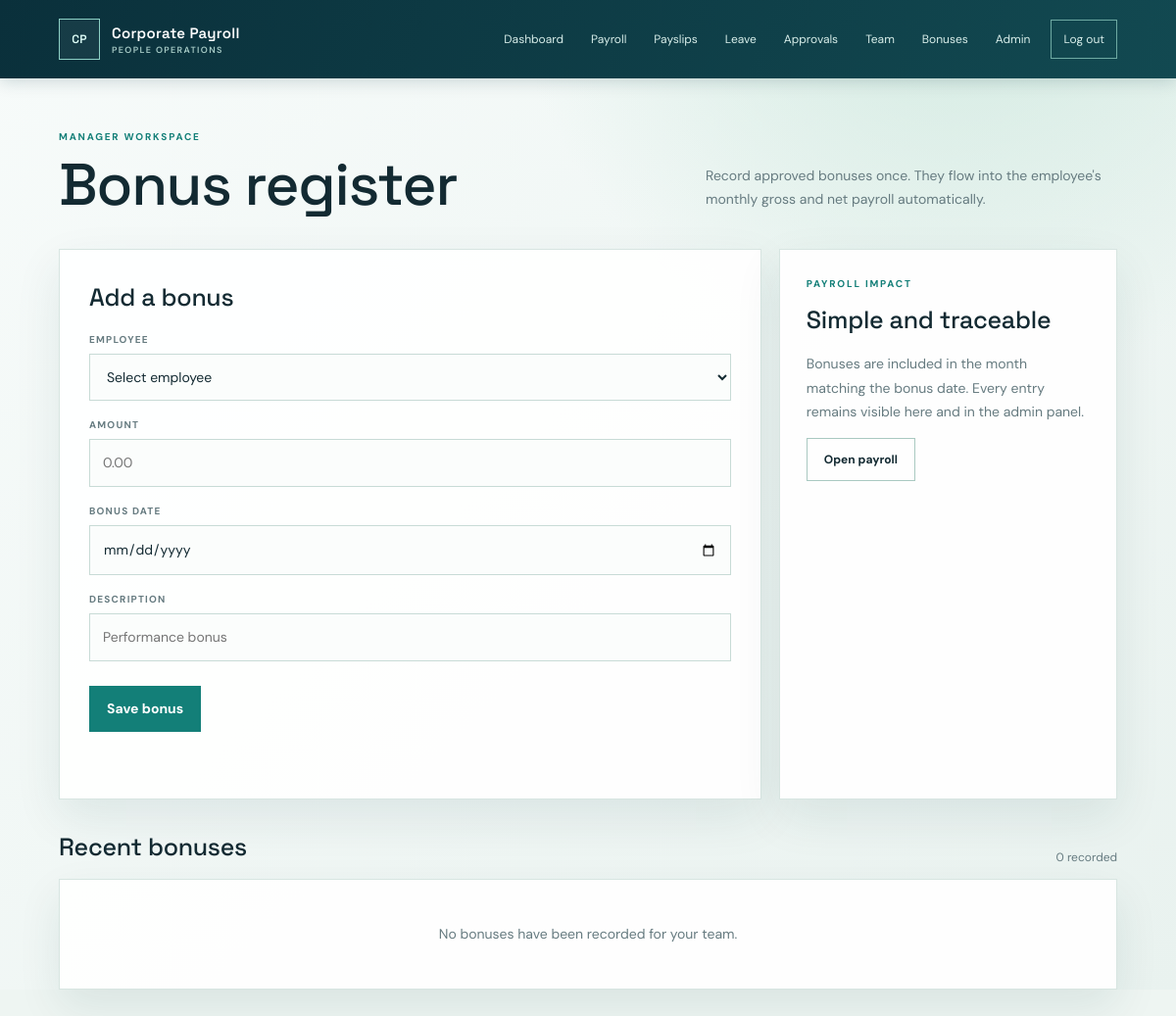
Before: /manager/bonuses/ (signed in) with the older database file.
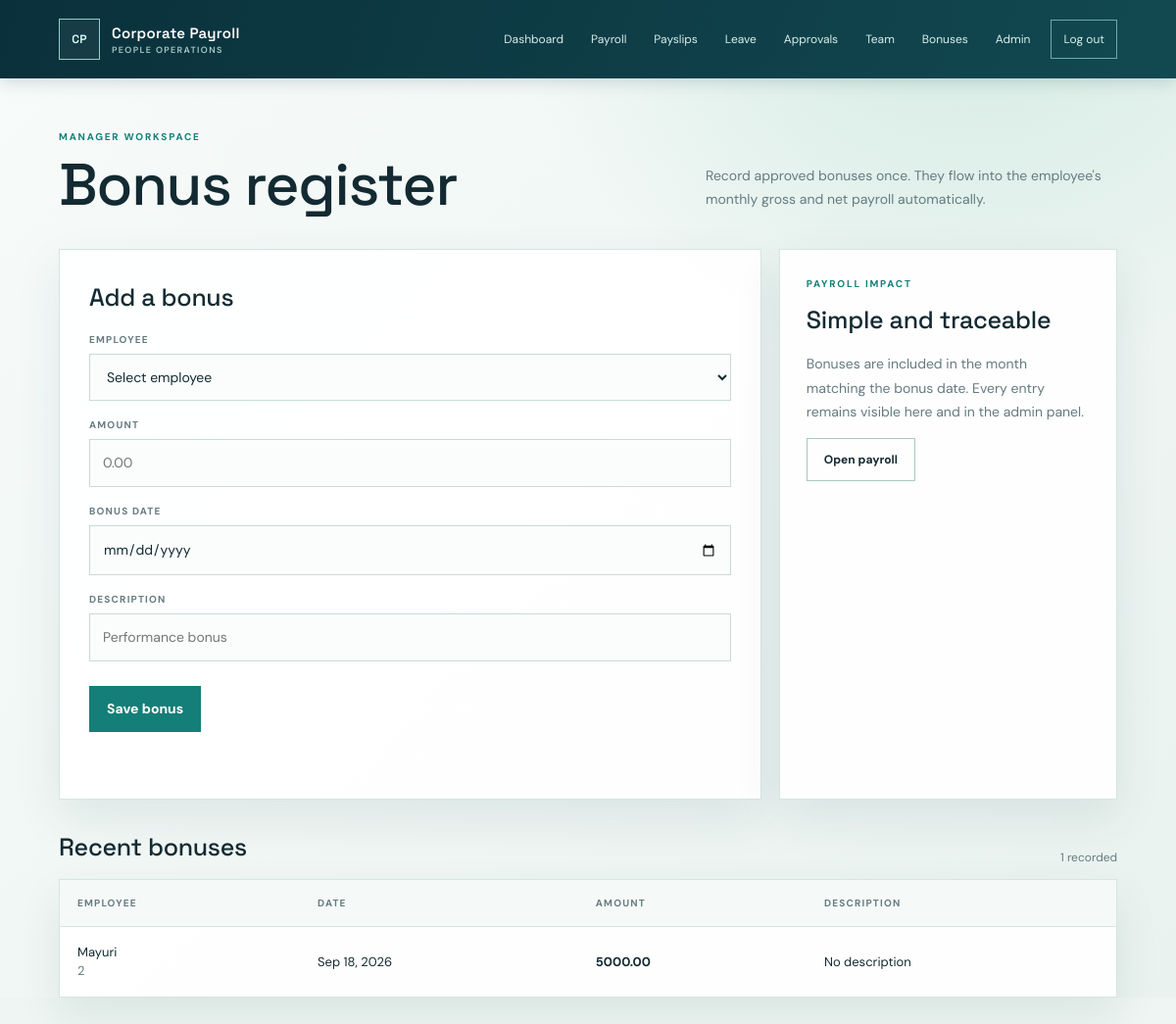
After: the same page with the newer database file.
### payroll/models.py (models this page shows, shortened)
class Bonus(models.Model):
    employee = models.ForeignKey(
        Employee,
        on_delete=models.CASCADE,
        related_name="bonuses"
    )
    amount = models.DecimalField(max_digits=12, decimal_places=2)
    bonus_date = models.DateField()
    description = models.CharField(max_length=255, blank=True)
    class Meta:
        ordering = ["bonus_date", "id"]

class Employee(models.Model):#table stores emp info
    employee_id = models.CharField(
        max_length=20,
        unique=True
    )
    full_name = models.CharField(max_length=150)
    email = models.EmailField(unique=True)
    department = models.ForeignKey(  # 1 dep can have many employees, but each employee belongs to one department.
        Department,
        on_delete=models.PROTECT,
        related_name="employees"
    )
    salary_band = models.ForeignKey(
        SalaryBand,
        on_delete=models.PROTECT,
        related_name="employees"
    )
    base_salary = models.DecimalField(
        max_digits=12,
        decimal_places=2,
        null=True,
        blank=True,
        help_text="Annual base salary in INR. Defaults to the salary band minimum when blank."
    )
    manager = models.ForeignKey(
        "self",
        on_delete=models.SET_NULL,
        null=True,
        blank=True,
        related_name="team_members"
    )
    joining_date = models.DateField()
    is_active = models.BooleanField(default=True)

### payroll/views.py (the view, shortened to what this page needs)
# urls.py: path("manager/bonuses/", manage_bonuses, name="manage_bonuses"),
@login_required(login_url="manager_login")
def manage_bonuses(request):
    manager = Employee.objects.filter(
        email=request.user.email,
        is_active=True,
    ).first()
    if not manager or not manager.team_members.filter(is_active=True).exists():
        return HttpResponseForbidden("Only managers can manage team bonuses.")
    employees = manager.team_members.filter(is_active=True)
    error = None
    bonuses = Bonus.objects.filter(employee__in=employees).select_related(
        "employee"
    ).order_by("-bonus_date", "-id")
    return render(request, "manage_bonuses.html", {
        "manager": manager,
        "employees": employees,
        "bonuses": bonuses,
        "error": error,
    })

### payroll/templates/manage_bonuses.html (shortened to what this page needs)
{% extends "base.html" %}
{% block content %}<main class="shell"><div class="page-head"><div><p class="eyebrow">Manager workspace</p><h1>Bonus register</h1></div><p class="lede">Record approved bonuses once. They flow into the employee's monthly gross and net payroll automatically.</p></div><div class="grid two"><section class="panel pad form-panel" style="max-width:none"><h2>Add a bonus</h2>{% if error %}<p class="error">{{ error }}</p>{% endif %}<form method="post">{% csrf_token %}<label for="employee">Employee</label><select id="employee" name="employee_id" required><option value="">Select employee</option>{% for employee in employees %}<option value="{{ employee.employee_id }}">{{ employee.employee_id }} - {{ employee.full_name }}</option>{% endfor %}</select><label for="amount">Amount</label><input id="amount" name="amount" type="number" min="0.01" step="0.01" placeholder="0.00" required><label for="bonus-date">Bonus date</label><input id="bonus-date" name="bonus_date" type="date" required><label for="description">Description</label><input id="description" name="description" type="text" maxlength="255" placeholder="Performance bonus"><div class="actions"><button type="submit">Save bonus</button></div></form></section><aside class="panel pad"><p class="eyebrow">Payroll impact</p><h2>Simple and traceable</h2><p class="lede">Bonuses are included in the month matching the bonus date. Every entry remains visible here and in the admin panel.</p><a class="button" href="{% url 'payroll_calculation' %}">Open payroll</a></aside></div><div class="section-head"><h2>Recent bonuses</h2><span>{{ bonuses|length }} recorded</span></div><section class="panel">{% if bonuses %}<div class="table-wrap"><table><thead><tr><th>Employee</th><th>Date</th><th>Amount</th><th>Description</th></tr></thead><tbody>{% for bonus in bonuses %}<tr><td>{{ bonus.employee.full_name }}<br><span class="muted">{{ bonus.employee.employee_id }}</span></td><td>{{ bonus.bonus_date|date:"M d, Y" }}</td><td><strong>{{ bonus.amount }}</strong></td><td>{{ bonus.description|default:"No description" }}</td></tr>{% endfor %}</tbody></table></div>{% else %}<div class="empty">No bonuses have been recorded for your team.</div>{% endif %}</section></main>{% endblock %}

Changed rows visible on the page:
added Bonus: employee.full_name "Mayuri", employee.employee_id "2", bonus_date "Sep 18, 2026", amount "5000.00", description "No description"
Other visible differences:
{{ bonuses|length }}: "0" → "1"
text no longer shown: "No bonuses have been recorded for your team."
text now shown: "EMPLOYEE DATE AMOUNT DESCRIPTION"
